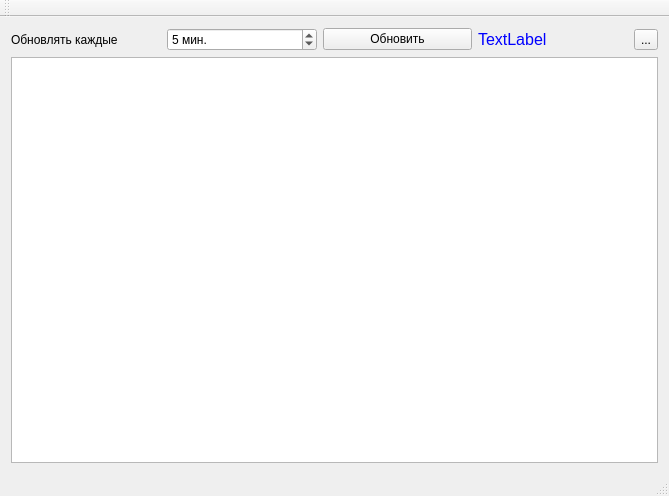
<?xml version="1.0" encoding="UTF-8"?>
<ui version="4.0">
 <class>MainWindow</class>
 <widget class="QMainWindow" name="MainWindow">
  <property name="geometry">
   <rect>
    <x>0</x>
    <y>0</y>
    <width>669</width>
    <height>496</height>
   </rect>
  </property>
  <property name="windowTitle">
   <string>MainWindow</string>
  </property>
  <widget class="QWidget" name="centralWidget">
   <layout class="QGridLayout" name="gridLayout">
    <item row="0" column="0">
     <widget class="QLabel" name="labelRefresh">
      <property name="text">
       <string>Обновлять каждые </string>
      </property>
     </widget>
    </item>
    <item row="0" column="2">
     <widget class="QPushButton" name="pushButton">
      <property name="text">
       <string>Обновить</string>
      </property>
      <property name="icon">
       <iconset resource="resource.qrc">
        <normaloff>:/Images/refresh.png</normaloff>:/Images/refresh.png</iconset>
      </property>
      <property name="iconSize">
       <size>
        <width>32</width>
        <height>32</height>
       </size>
      </property>
     </widget>
    </item>
    <item row="0" column="3">
     <widget class="QLabel" name="labelInfo">
      <property name="font">
       <font>
        <pointsize>12</pointsize>
       </font>
      </property>
      <property name="styleSheet">
       <string notr="true">color: rgb(0, 0, 255);</string>
      </property>
      <property name="text">
       <string>TextLabel</string>
      </property>
     </widget>
    </item>
    <item row="0" column="1">
     <widget class="QSpinBox" name="spinBox">
      <property name="suffix">
       <string> мин.</string>
      </property>
      <property name="prefix">
       <string/>
      </property>
      <property name="minimum">
       <number>1</number>
      </property>
      <property name="value">
       <number>5</number>
      </property>
     </widget>
    </item>
    <item row="1" column="0" colspan="5">
     <widget class="QTableView" name="tableView">
      <property name="editTriggers">
       <set>QAbstractItemView::NoEditTriggers</set>
      </property>
      <property name="alternatingRowColors">
       <bool>true</bool>
      </property>
      <property name="selectionMode">
       <enum>QAbstractItemView::SingleSelection</enum>
      </property>
      <property name="selectionBehavior">
       <enum>QAbstractItemView::SelectRows</enum>
      </property>
      <property name="sortingEnabled">
       <bool>true</bool>
      </property>
     </widget>
    </item>
    <item row="0" column="4">
     <widget class="QToolButton" name="toolButtonExcel">
      <property name="text">
       <string>...</string>
      </property>
      <property name="icon">
       <iconset resource="resource.qrc">
        <normaloff>:/Images/Excel.png</normaloff>:/Images/Excel.png</iconset>
      </property>
      <property name="iconSize">
       <size>
        <width>32</width>
        <height>32</height>
       </size>
      </property>
     </widget>
    </item>
   </layout>
  </widget>
  <widget class="QMenuBar" name="menuBar">
   <property name="geometry">
    <rect>
     <x>0</x>
     <y>0</y>
     <width>669</width>
     <height>23</height>
    </rect>
   </property>
  </widget>
  <widget class="QToolBar" name="mainToolBar">
   <attribute name="toolBarArea">
    <enum>TopToolBarArea</enum>
   </attribute>
   <attribute name="toolBarBreak">
    <bool>false</bool>
   </attribute>
  </widget>
  <widget class="QStatusBar" name="statusBar"/>
 </widget>
 <layoutdefault spacing="6" margin="11"/>
 <resources>
  <include location="resource.qrc"/>
 </resources>
 <connections/>
</ui>
